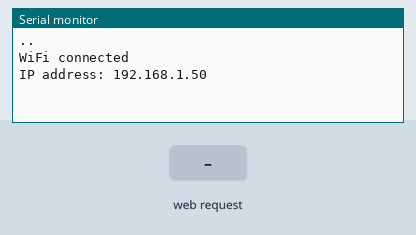
Recording of a sketch running on a simulated ESP8266 (NodeMCU). Parts: the last lines printed to the serial monitor. The test bench sets the inputs (shaded band). WiFi joins after 1.5 s; servers stay silent unless stated.

Above: at 3.2 s.
3.3 s: HTTP request GET /number received
At 4.5 s:
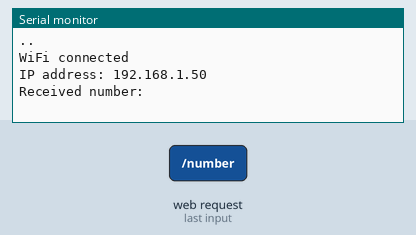
4.8 s: HTTP request GET /number?value=1 received
At 5.6 s:
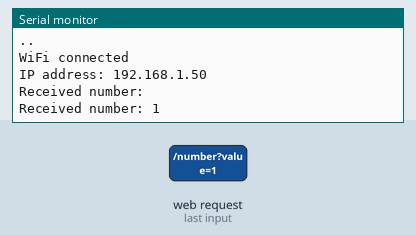

The sketch:

esp_8266.ino
```cpp
#include <ESP8266WiFi.h>
#include <WiFiClient.h>
#include <ESP8266WebServer.h>

const char* ssid = "li";
const char* password = "abcd1234";

ESP8266WebServer server(80);

int ledPin = D5; // GPIO pin connected to the LED

void setup() {Serial.begin(115200);

  // Connect to Wi-Fi
  WiFi.begin(ssid, password);
  while (WiFi.status() != WL_CONNECTED) {
    delay(1000);
    Serial.print(".");
  }
  Serial.println("\nWiFi connected");
  Serial.print("IP address: ");
  Serial.println(WiFi.localIP());

  // Start the server
  server.on("/number", HTTP_GET, [](){
    String value = server.arg("value");
    Serial.print("Received number: ");
    Serial.println(value);
    server.send(200, "text/plain", "Number received");
  });

  server.begin();
}

void loop() {
  server.handleClient();
}
```

Measured:
- after the input at 3.3 s, the serial monitor: prints a new line at once (image 1)
- after the input at 4.8 s, the serial monitor: prints a new line at once (image 2)
